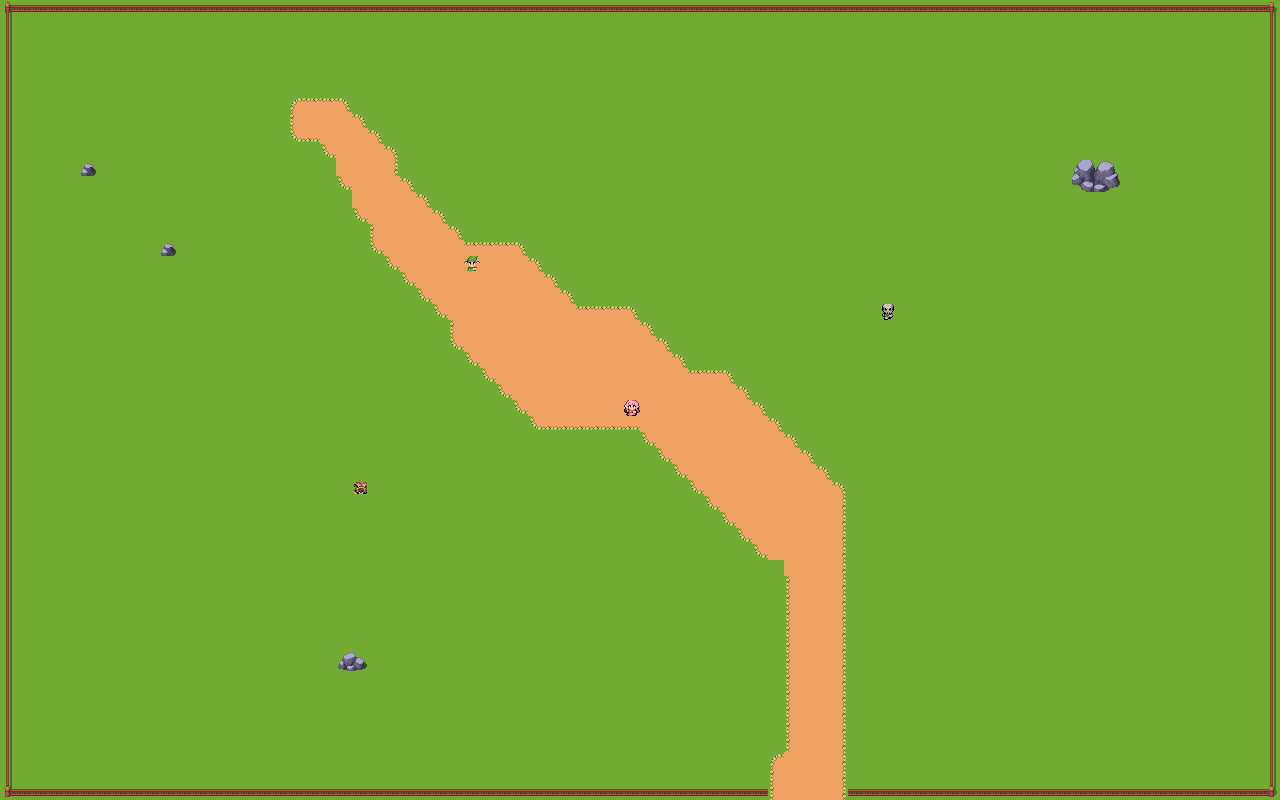

This game map was drawn from its Tiled (.tmx) file and the tilesets committed beside it. A one-line description and the trimmed map source follow:
An orthogonal 80x50 tile map with 16x16 px tiles, 8 tile layers (terrain, plants, rocks, high_ground, ...).

<map version="1.9" tiledversion="1.9.2" orientation="orthogonal" renderorder="right-down" width="80" height="50" tilewidth="16" tileheight="16" infinite="0" nextlayerid="10" nextobjectid="1">
 <editorsettings>
  <export target="general_setup.csv" format="csv" />
 </editorsettings>
 <tileset firstgid="1" name="tileset" tilewidth="16" tileheight="16" tilecount="240" columns="20">
  <image source="../../tileset.png" width="324" height="194" />
 </tileset>
 <layer id="1" name="terrain" width="80" height="50">
  <data>[4000 cells, 4000 non-empty, 9 distinct tile ids]</data>
 </layer>
 <layer id="3" name="plants" width="80" height="50">
  <data>[4000 cells, 0 non-empty, 0 distinct tile ids]</data>
 </layer>
 <layer id="4" name="rocks" width="80" height="50">
  <data>[4000 cells, 12 non-empty, 11 distinct tile ids]</data>
 </layer>
 <layer id="5" name="high_ground" width="80" height="50">
  <data>[4000 cells, 0 non-empty, 0 distinct tile ids]</data>
 </layer>
 <layer id="6" name="extra" width="80" height="50">
  <data>[4000 cells, 0 non-empty, 0 distinct tile ids]</data>
 </layer>
 <layer id="7" name="fence" width="80" height="50">
  <data>[4000 cells, 251 non-empty, 6 distinct tile ids]</data>
 </layer>
 <layer id="9" name="items" width="80" height="50">
  <data>[4000 cells, 0 non-empty, 0 distinct tile ids]</data>
 </layer>
 <layer id="8" name="characters" width="80" height="50">
  <data>[4000 cells, 4 non-empty, 4 distinct tile ids]</data>
 </layer>
</map>
